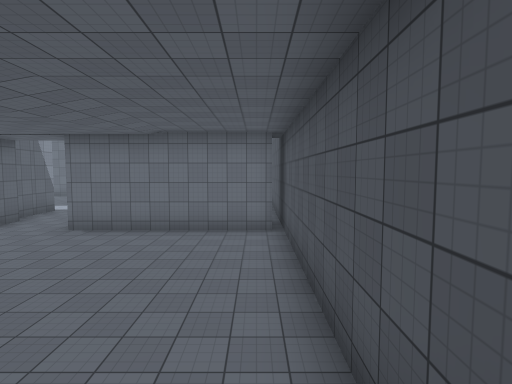
[1] (above)

16 first-person views from a walk through a scene from a Unity 3-D project. The camera is 1.4 m above the floor, tilts 4° down and sees 80° across. The floor is counted in squares, 2 m on a side. Each view is taken from the middle of a square. On the plan, view 1 faces up. The plan holds only what a view shows up to about 10 squares ahead; the rest is blank. The place goes on beyond the plan. The player is left out. Some animated figures are left out. Surface patterns are stand-ins for the level's own textures.

[2]
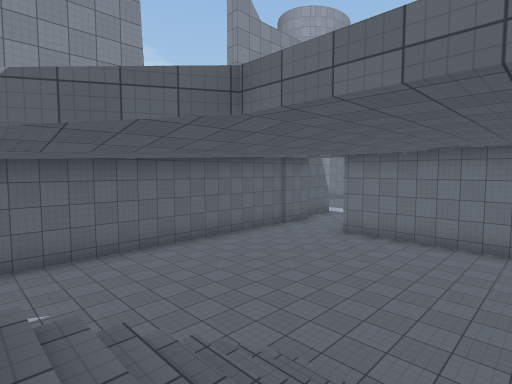

[3]
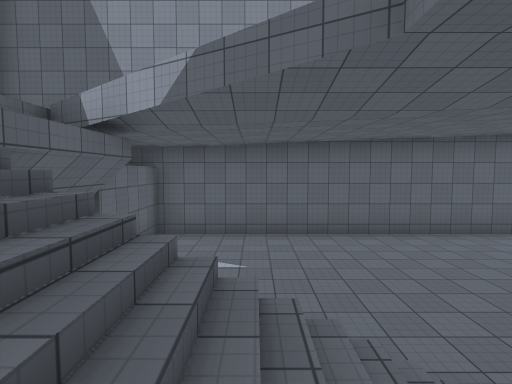

[4]
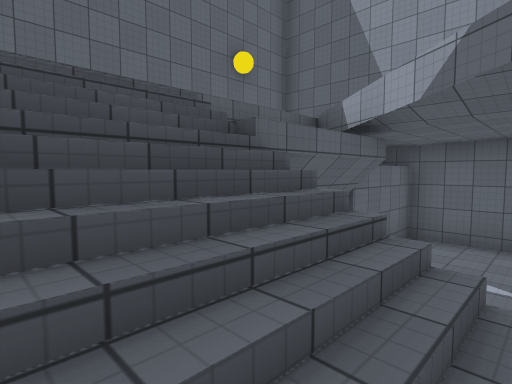

[5]
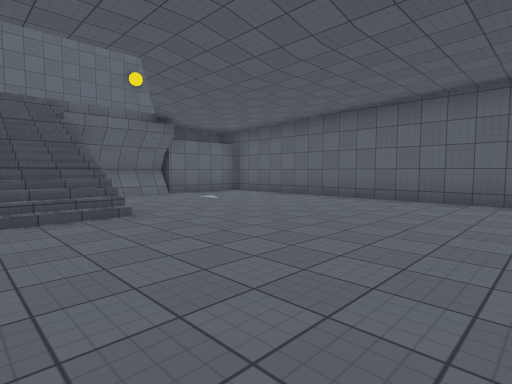

[6]
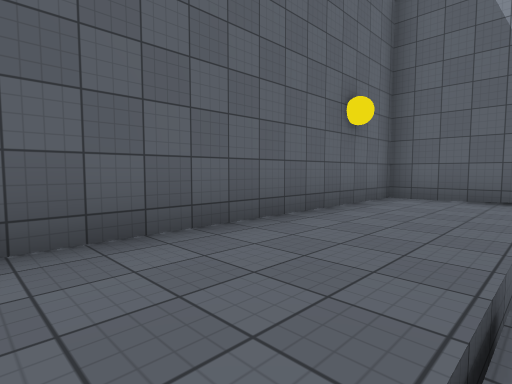

[7]
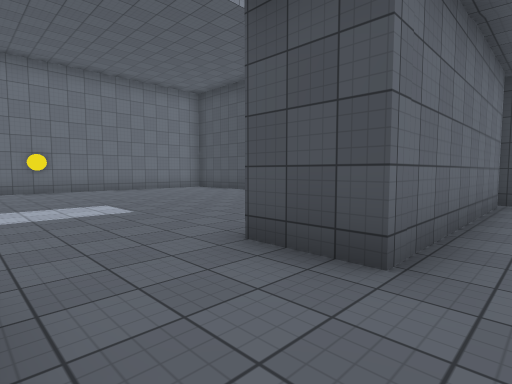

[8]
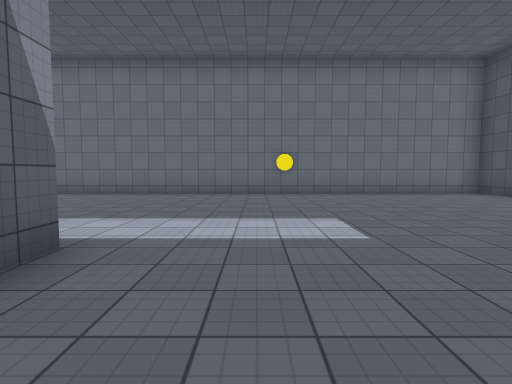

[9]
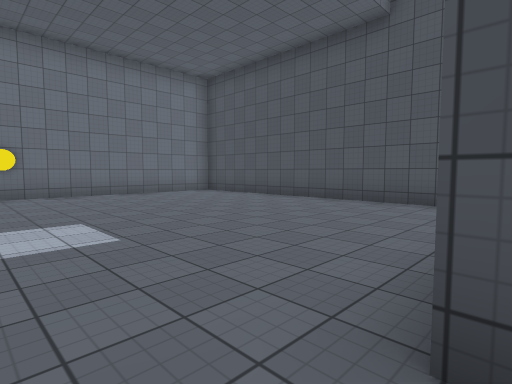

[10]
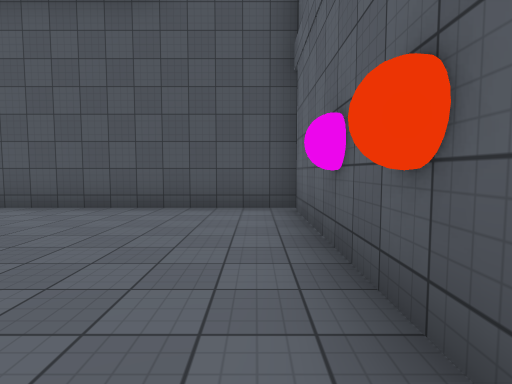

[11]
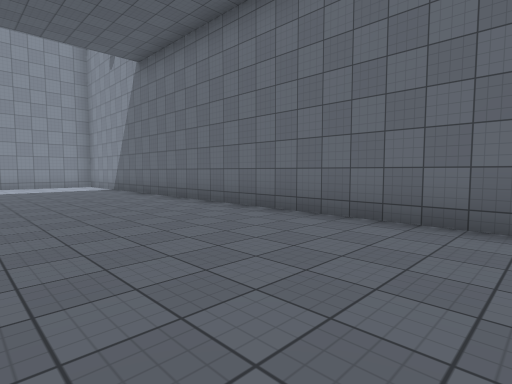

[12]
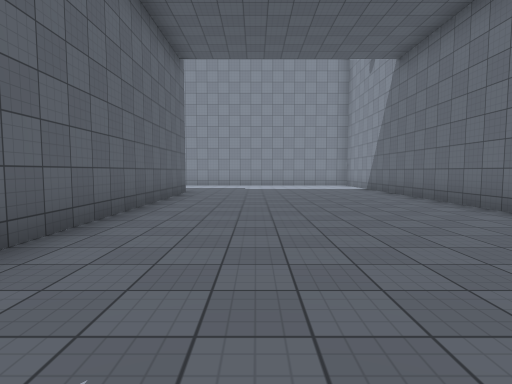

[13]
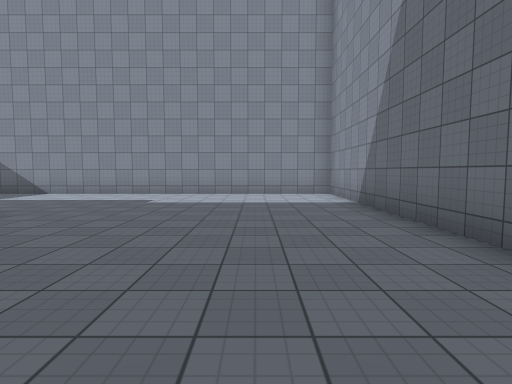

[14]
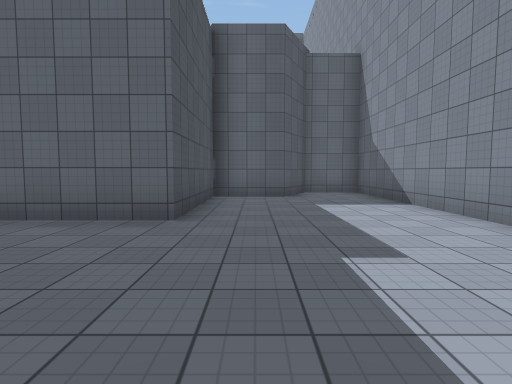

[15]
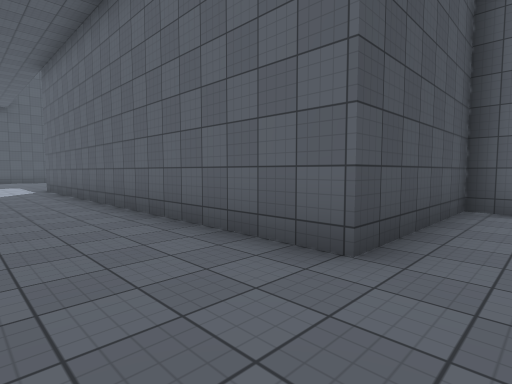

[16]
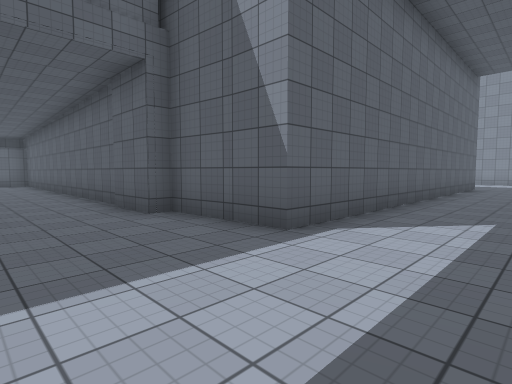

### Floor plan
Key: @ floor where view 1 was taken; # wall or solid block; . floor; / step, stairs or slope; ^ raised ledge; O other object.
Columns run from 24 left of view 1 to 1 right of it. Each row starts with its distance up from view 1.
 19 ##########################
 18 #..................O.....#
 17 #........................#
 16 #........................#
 15 #........................#
 14 #........................#
 13 #........................#
 12 #........................#
 11 #.....###########........#
 10 #.....#         #........#
  9 #.....#         #...O#####
  8 #.....#         #...######
  7 #..####         #........#
  6 ####            #........#
  5                 #........#
  4                 #........#
  3                 #........#
  2                 #........#
  1                 #.....///#
  0                 #.....//@
 -1                 #.....///
 -2                 #.../////
 -3                 ####^^^//
 -4                    ^^^^^^
 -5                    ^^^^^^
 -6                    ######

Positions as (right, up) in squares from view 1, and headings:
1: (0, 0), facing up
2: (0, -1), facing up-left
3: (0, 0), facing left
4: (0, 0), facing down-left
5: (0, 6), facing down-left
6: (0, -3), facing down-left
7: (-7, 7), facing up-right
8: (-6, 9), facing up
9: (-6, 9), facing up-right
10: (-5, 10), facing right
11: (-9, 14), facing up-left
12: (-9, 14), facing left
13: (-14, 16), facing left
14: (-20, 16), facing down
15: (-20, 14), facing down-right
16: (-5, 14), facing down-left
